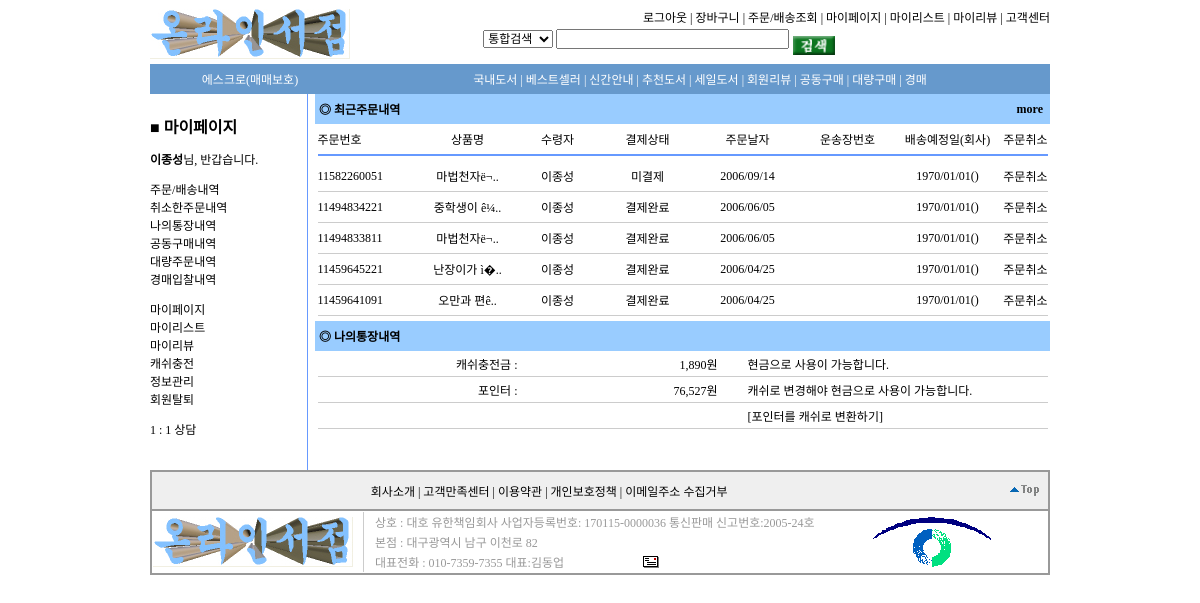
Page /MyPage.php (signed in) on the committed database.
### tables this page shows
CREATE TABLE `myorder` (
  `id` int(11) NOT NULL auto_increment,
  `ordernum` varchar(20) NOT NULL default '',
  `orderer` varchar(20) NOT NULL default '',
  `ordername` varchar(50) NOT NULL default '',
  `allcash` int(11) NOT NULL default '0',
  `allpoint` int(11) NOT NULL default '0',
  `pwd` varchar(20) NOT NULL default '',
  `tel1` varchar(4) NOT NULL default '',
  `tel2` varchar(4) NOT NULL default '',
  `tel3` varchar(4) NOT NULL default '',
  `htel1` varchar(4) NOT NULL default '',
  `htel2` varchar(4) NOT NULL default '',
  `htel3` varchar(4) NOT NULL default '',
  `post1` varchar(10) NOT NULL default '',
  `post2` varchar(30) NOT NULL default '',
  `address` varchar(90) NOT NULL default '',
  `post_num` varchar(90) NOT NULL default '',
  `email` varchar(50) NOT NULL default '',
  `bname` varchar(12) NOT NULL default '',
  `btel1` varchar(4) NOT NULL default '',
  `btel2` varchar(4) NOT NULL default '',
  `btel3` varchar(4) NOT NULL default '',
  `bhtel1` varchar(4) NOT NULL default '',
  `bhtel2` varchar(4) NOT NULL default '',
  `bhtel3` varchar(4) NOT NULL default '',
  `bpost1` varchar(10) NOT NULL default '',
  `bpost2` varchar(30) NOT NULL default '',
  `baddress` varchar(90) NOT NULL default '',
  `bpost_num` varchar(90) NOT NULL default '',
  `bemail` varchar(50) NOT NULL default '',
  `content` varchar(100) default NULL,
  `completion` tinyint(4) NOT NULL default '0',
  `confirmation` tinyint(4) NOT NULL default '0',
  `orderday` int(11) NOT NULL default '0',
  PRIMARY KEY  (`id`),
  KEY `ordernum` (`ordernum`),
  KEY `orderer` (`orderer`),
  KEY `ordername` (`ordername`),
  KEY `confirmation` (`confirmation`),
  KEY `completion` (`completion`)
);

CREATE TABLE `member` (
  `id` int(11) NOT NULL auto_increment,
  `member_id` varchar(20) NOT NULL default '',
  `pass1` varchar(20) NOT NULL default '',
  `pass2` varchar(20) NOT NULL default '',
  `cash` int(11) default '0',
  `cashday` int(11) default '0',
  `point` int(11) default '0',
  `pointok` tinyint(4) default '0',
  `visit` int(6) default '0',
  `grade` tinyint(4) default '0',
  `name` varchar(20) NOT NULL default '',
  `jumin1` int(6) NOT NULL default '0',
  `jumin2` int(7) NOT NULL default '0',
  `tel1` varchar(4) default NULL,
  `tel2` varchar(4) default NULL,
  `tel3` varchar(4) default NULL,
  `htel1` varchar(4) NOT NULL default '',
  `htel2` varchar(4) NOT NULL default '',
  `htel3` varchar(4) NOT NULL default '',
  `post1` char(3) NOT NULL default '',
  `post2` char(3) NOT NULL default '',
  `address` varchar(70) NOT NULL default '',
  `post_num` varchar(50) NOT NULL default '',
  `nickname` varchar(20) NOT NULL default '',
  `email` varchar(50) default NULL,
  `mailing` tinyint(4) default NULL,
  `hobby1` tinyint(4) default NULL,
  `hobby2` tinyint(4) default NULL,
  `hobby3` tinyint(4) default NULL,
  `hobby4` tinyint(4) default NULL,
  `hobby5` tinyint(4) default NULL,
  `hobby6` tinyint(4) default NULL,
  `hobby7` tinyint(4) default NULL,
  `job` varchar(20) default NULL,
  `url` varchar(50) default NULL,
  `sms` char(1) default NULL,
  `ip` varchar(30) NOT NULL default '',
  `avatar` tinyint(4) default NULL,
  `filename` varchar(50) default NULL,
  `myinfo` varchar(200) default NULL,
  `join_day` int(11) NOT NULL default '0',
  PRIMARY KEY  (`id`),
  UNIQUE KEY `name_2` (`name`),
  UNIQUE KEY `name_3` (`name`),
  KEY `member_id` (`member_id`),
  KEY `name` (`name`),
  KEY `jumin1` (`jumin1`),
  KEY `jumin2` (`jumin2`),
  KEY `nickname` (`nickname`),
  KEY `email` (`email`)
);

### MyPage.php (the view, shortened to what this page needs)
<?php
include "top.php";
include "MyPageLeft.php";
if(!isset($_SESSION['my_member_id'])){$my_member_id ="";} else {$my_member_id = $_SESSION['my_member_id'];}
if($my_member_id){
?>
<table align="center" border="0" cellspacing="0" cellpadding="1" width="735" bordercolordark="white" bordercolorlight="#0072D1">
    <tr>
        <td width="230" height="30" bgcolor="#99CCFF">
            <p>&nbsp;<b>◎ 최근주문내역</b></p>
        </td>
        <td align="right" width="500" height="30" bgcolor="#99CCFF">
            <p>&nbsp;<b><a href="MyPageOT.php">more &nbsp;</a></b></p>
        </td>
    </tr>
</table>
<table align="center" border="0" cellpadding="0" cellspacing="0" width="730">
<tr>
<td width="100" height="30" align="left">주문번호</td>
<td width="100" height="30" align="center">상품명</td>
<td width="80" height="30" align="center">수령자</td>
<td width="100" height="30" align="center">결제상태</td>
<td width="100" height="30" align="center">주문날자</td>
<td width="100" height="30" align="center">운송장번호</td>
<td width="100" height="30" align="center">배송예정일(회사)</td>
<td width="50" height="30" align="right">주문취소</td>
</tr>
<tr><td colspan="8" height="2" bgcolor="#6699FF"></td></tr>
<tr><td colspan="8" height="5"></td></tr>
<?php
$queryorder=mysqli_query($link,"select * from myorder where confirmation!='0' && orderer!='' && orderer='$my_member_id' order by id desc limit 5 ");
$countall=mysqli_num_rows($queryorder);
if($countall < 1){
echo "<tr><td colspan=7 height=5>".$my_name. "님의 주문상품이 없습니다.</td></tr>";
} else {
while($roworder=mysqli_fetch_array($queryorder))
{
$querybasket=mysqli_query($link,"select name from basket where ordernum='$roworder[ordernum]' order by id asc limit 1");
$rowbasket=mysqli_fetch_array($querybasket);
$querytrans=mysqli_query($link,"select * from transport where ordernum='$roworder[ordernum]'");
$rowtrans=mysqli_fetch_array($querytrans);
?>
<tr>
<td width="100" height="30"><?php echo $roworder['ordernum']; ?></td>
<td width="100" height="30" align="center">
<?php
$str=$rowbasket['name'];
$length=15;
$str = chop(substr($str, 0, $length));
preg_match('/^([\x00-\x7e]|.{2})*/', $str, $titleok);
echo $titleok[0]."..";
?>
</td>
<td width="80" height="30" align="center"><?php echo$roworder['bname']; ?></td>
<td width="100" height="30" align="center">
<?php
$ordcomfir=$roworder['confirmation'];
if($ordcomfir > 0 && $ordcomfir < 9){
	echo "결제완료";
}else{
	echo "미결제";
}
?>
</td>
<td width="100" height="30" align="center">
<?php
$ordertime=$roworder['orderday'];
$orderyear = date('Y',$ordertime);
$ordermonth = date('m',$ordertime);
$orderday = date('d',$ordertime);
echo $orderyear."/".$ordermonth."/".$orderday;
?>
</td>
<td width="100" height="30" align="center"><?php echo$rowtrans['transnum']; ?></td>
<td width="100" height="30" align="center">
<?php
$transtime=$rowtrans['transday'];
$transyear = date('Y',$transtime);
$transmonth = date('m',$transtime);
$transday = date('d',$transtime);
echo $transyear."/".$transmonth."/".$transday;
?>
(<?php echo $rowtrans['transco']; ?>)
</td>
<td width="50" height="30" align="right">
<?php
if($roworder['completion']=='7'){
	echo "<font color=red>배송중</font>";
}else{
	?>
<a href=MyPage.php?orderid=<?php echo $roworder['id']?>&mod=orderdel>주문취소</a>
<?php
}
	?>
</td>
<tr><td colspan="8" height="1" bgcolor="#CCCCCC"></td></tr>
<?php
}
}
?>
<tr><td colspan="8" height="5"></td></tr>
</table>
<table align="center" border="0" cellspacing="0" cellpadding="1" width="735" bordercolordark="white" bordercolorlight="#0072D1">
    <tr>
        <td width="230" height="30" bgcolor="#99CCFF">
            <p>&nbsp;<b>◎ 나의통장내역</b></p>
        </td>
        <td align="right" width="500" height="30" bgcolor="#99CCFF">
        </td>
    </tr>
</table>
<?php
$querymb=mysqli_query($link,"select cash,point from member where member_id='$my_member_id' ");
$rowmb=mysqli_fetch_array($querymb);
?>
<table align="center" border="0" cellspacing="0" cellpadding="0" width="730" >
<tr>
	<td width=200 align="right" height="25">캐쉬충전금 :</td>
	<td width=200 align="right"><?php echo number_format($rowmb['cash']); ?>원<td>
	<td width=30>&nbsp;</td>
	<td width=300>현금으로 사용이 가능합니다.</td>
</tr>
<tr><td colspan="5" height="1" bgcolor="#CCCCCC"></td></tr>
<tr>
	<td width=200 align="right">포인터 :</td>
	<td width=200 align="right" height="25"><?php echo number_format($rowmb['point']); ?>원<td>
	<td width=30>&nbsp;</td>
	<td width=300>캐쉬로 변경해야 현금으로 사용이 가능합니다.</td>
</tr>
<tr><td colspan="5" height="1" bgcolor="#CCCCCC"></td></tr>
<tr>
	<td width=200 align="right"></td>
	<td width=200 align="right" height="25"><td>
	<td width=30>&nbsp;</td>
	<td width=300><a href="PointCashC.php">[포인터를 캐쉬로 변환하기]</a></td>
</tr>
<tr><td colspan="5" height="1" bgcolor="#CCCCCC"></td></tr>
</table>
<?php
}else{
include "link_login.php";
}
include "bottom.php";
?>

### top.php (shortened to what this page needs)
<frame name="main">
<?php
$title="";
if(!isset($_SESSION['my_member_id'])){$my_member_id ="";} else {$my_member_id = $_SESSION['my_member_id'];}
if(!isset($_SESSION['my_name'])){$my_name ="";} else {$my_name = $_SESSION['my_name'];}
$includefile = implode("",file("design/top_head.html"));
$includefile = eregi_replace("{TITLE}",$title,$includefile);
echo $includefile;
?>

### MyPageLeft.php (shortened to what this page needs)
<table border="0" cellpadding="0" cellspacing="0" width="900">
	<tr>
	<td width="150" valign="top">
	<br><span style=font-size:3pt;>&nbsp;</span><br>
	<b><span style=font-size:12pt;>■ 마이페이지</span></b><p>
<?php
if($my_member_id){
echo "<b>".$my_name."</b>님, 반갑습니다.";
?>
<p><a href="MyPageOT.php">주문/배송내역</a><br>
<a href="MyPageOD.php">취소한주문내역</a><br>
<a href="MyPageMC.php">나의통장내역</a><br>
<a href="MySynerOrderList.php">공동구매내역</a><br>
<a href="MyLargeOrderList.php">대량주문내역</a><br>
<a href="MyAuctionOrderList.php">경매입찰내역</a><p>
<a href="MyPage.php">마이페이지</a><br>
<a href="MyList.php">마이리스트</a><br>
<a href="MyReviewAll.php">마이리뷰</a><br>
<a href="MyPageCR.php">캐쉬충전</a><br>
<a href="MyInfo.php">정보관리</a><br>
<a href="MyMemberDel.php">회원탈퇴</a><p>
<a href="ConsultList.php">1 : 1 상담</a><p>
<?php
}else{
echo "로그인하세요.";
}
?>
<br><span style=font-size:3pt;>&nbsp;</span><br>
	</td>
	</td>
	<td width="7"></td>
	<td width="7"></td>
	<td width="730" valign="top">

### bottom.php (shortened to what this page needs)
	</td>
	</tr>
</table>
<table align="center" border="1" cellspacing="0" bordercolor="#999999" bordercolordark="white" bordercolorlight="#CCCCCC">
    <tr>
        <td align="right" width="900" height="35" bgcolor="#EFEFEF">
		<table align="center" border="0" cellspacing="0">
		<tr>
        <td width="796" height="35" align="center">
		회사소개 | 고객만족센터 | 이용약관 | 개인보호정책 | 이메일주소 수집거부
		</td>
		<td width="100" align="right">
        <p><a href="#top"><img src="./image/bottom_top.gif" border="0"></a></p>
		</td>
		</tr>
		</table>
        </td>
    </tr>
    <tr>
        <td width="900">
<table border="0" cellspacing="0" cellpadding="0">
    <tr>
	<td width="200">
    <p><img src="./image/logo.jpg" border="0" width="200" height="50" alt="온라인서점"></p>
	</td>
	<td width="10">
	</td>
	<td width="10">
	</td>
	<td width="458" class=ljs_height150>
		<table align="center" border="0" cellspacing="0">
		<tr>
        <td colspan="2">
		<font color="#999999">상호 : 대호 유한책임회사 사업자등록번호: 170115-0000036 통신판매 신고번호:2005-24호</font>
		</td>
		</tr>
		<tr>
		<td colspan="2">
		<font color="#999999">본점 : 대구광역시 남구 이천로 82</font>
		</td>
		</tr>
		<tr>
		<td width="268">
		<a href="admin_jumun.php" target="_blank"><font color="#999999">대</a>표전화 : 010-7359-7355 대표:김동업 </font>
		</td>
		<td width="190">
		<a href="mailto:seoro@seoro.com"><img src="./image/email.gif" border="0"></a>
		</td>
		</tr>
		</table>
</td>
<td width="200" align="center">
<img src="./image/ftc_logo.gif" border="0">
	</td>
    </tr>
</table>
		</td>
    </tr>
</table>
</body>
</html>

### css/stylesheet.css (style rules this page uses)
body, p, td, input, select, textarea { font-size:9pt; }
A:link { text-decoration: none; color:#000000; }

### rows in the picture
myorder: ordernum "11582260051", titleok "마법천자ë¬", bname "이종성", confirmation "미결제", orderday "2006", orderday "09", orderday "14", transyear "1970", transmonth "01", transday "01"
myorder: ordernum "11494834221", titleok "중학생이 ê¼", bname "이종성", confirmation "결제완료", orderday "2006", orderday "06", orderday "05", transyear "1970", transmonth "01", transday "01"
myorder: ordernum "11494833811", titleok "마법천자ë¬", bname "이종성", confirmation "결제완료", orderday "2006", orderday "06", orderday "05", transyear "1970", transmonth "01", transday "01"
myorder: ordernum "11459645221", titleok "난장이가 ì�", bname "이종성", confirmation "결제완료", orderday "2006", orderday "04", orderday "25", transyear "1970", transmonth "01", transday "01"
myorder: ordernum "11459641091", titleok "오만과 편ê", bname "이종성", confirmation "결제완료", orderday "2006", orderday "04", orderday "25", transyear "1970", transmonth "01", transday "01"
member: cash "1,890", point "76,527"

### other values in the picture
$my_name "이종성"
